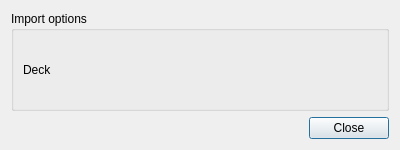
<?xml version="1.0" encoding="UTF-8"?>
<ui version="4.0">
 <class>MHTImportDialog</class>
 <widget class="QDialog" name="MHTImportDialog">
  <property name="geometry">
   <rect>
    <x>0</x>
    <y>0</y>
    <width>400</width>
    <height>150</height>
   </rect>
  </property>
  <property name="windowTitle">
   <string>Import</string>
  </property>
  <layout class="QVBoxLayout">
   <item>
    <widget class="QGroupBox" name="groupBox">
     <property name="title">
      <string>Import options</string>
     </property>
     <layout class="QVBoxLayout" name="toplayout">
      <item>
       <layout class="QGridLayout" name="gridLayout_2">
        <item row="0" column="1">
         <widget class="QWidget" name="deckArea" native="true"/>
        </item>
        <item row="0" column="0">
         <widget class="QLabel" name="label_2">
          <property name="text">
           <string>Deck</string>
          </property>
         </widget>
        </item>
       </layout>
      </item>
     </layout>
    </widget>
   </item>
   <item>
    <widget class="QDialogButtonBox" name="buttonBox">
     <property name="orientation">
      <enum>Qt::Horizontal</enum>
     </property>
     <property name="standardButtons">
      <set>QDialogButtonBox::Close</set>
     </property>
    </widget>
   </item>
  </layout>
 </widget>
 <tabstops>
  <tabstop>buttonBox</tabstop>
 </tabstops>
 <resources/>
 <connections>
  <connection>
   <sender>buttonBox</sender>
   <signal>accepted()</signal>
   <receiver>MHTImportDialog</receiver>
   <slot>accept()</slot>
   <hints>
    <hint type="sourcelabel">
     <x>248</x>
     <y>254</y>
    </hint>
    <hint type="destinationlabel">
     <x>157</x>
     <y>274</y>
    </hint>
   </hints>
  </connection>
  <connection>
   <sender>buttonBox</sender>
   <signal>rejected()</signal>
   <receiver>MHTImportDialog</receiver>
   <slot>reject()</slot>
   <hints>
    <hint type="sourcelabel">
     <x>316</x>
     <y>260</y>
    </hint>
    <hint type="destinationlabel">
     <x>286</x>
     <y>274</y>
    </hint>
   </hints>
  </connection>
 </connections>
</ui>
